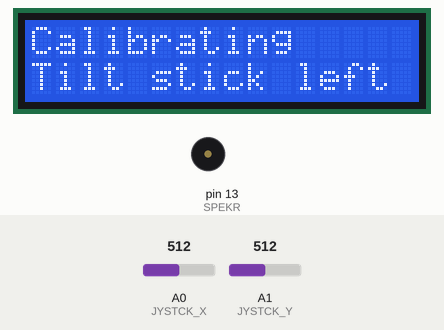
The sketch below on a simulated Arduino Uno, built with avr-gcc and run on an emulated ATmega328P. Shown: 16×2 character LCD, buzzer (waves = sounding). The inputs (shaded band) are chosen by the test bench; at power-on: A0 (JYSTCK_X) = 512, A1 (JYSTCK_Y) = 512. Random numbers use the default seed unless the sketch sets one; what the sketch prints to the serial monitor is not drawn.

Above: at 5.4 s.
5.5 s: A0 (JYSTCK_X) set to 716
At 7.3 s:
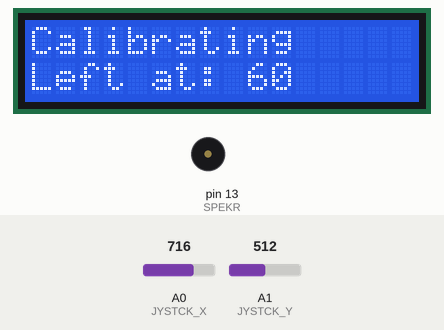
8.5 s: A0 (JYSTCK_X) set to 900
At 11.1 s:
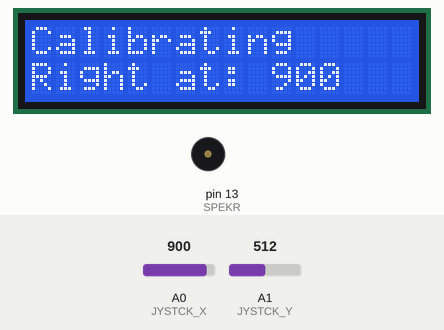
11.5 s: A1 (JYSTCK_Y) set to 716
At 14.8 s:
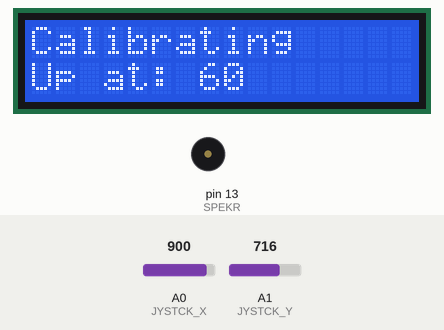
17.5 s: A1 (JYSTCK_Y) set to 900
At 24.8 s:
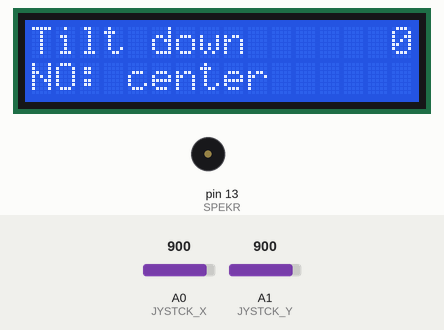
Timing chart, 0 to 26.3 s (numbered marks = the images above; inputs shaded):
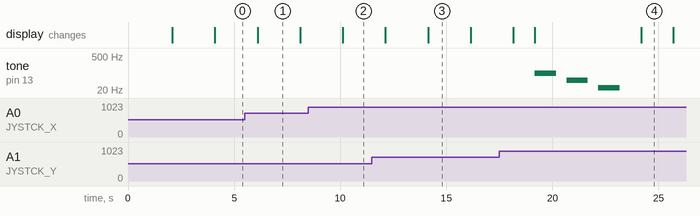

The sketch:

JoyStick_Plus_LCD.ino
```cpp
#include <LiquidCrystal.h>

#define JYSTCK_X A0
#define JYSTCK_Y A1
#define SPEKR 13

unsigned int XMin, XCenter, XMax;
unsigned int YMin, YCenter, YMax;

int score = 0, gameRound = 1;
int command; boolean wasCorrect = false;

const int CMD_NUM = 5;
String commands[CMD_NUM] = {"left", "right", "up", "down", "center"};

unsigned long commandStartTime, commandChangeInterval = 1500;
unsigned long roundStartTime, roundChangeInterval = 30000;

const unsigned int rs = 12, en = 11, d4 = 2, d5 = 3, d6 = 4, d7 = 5;
LiquidCrystal lcd(rs, en, d4, d5, d6, d7);

void setup() {
  Serial.begin(9600);
  lcd.begin(16, 2);

  pinMode(SPEKR , OUTPUT);

  calibrate();

  startRound();
}

void loop() {
  int JYSTCK_currentXVal = analogRead(JYSTCK_X);
  int JYSTCK_currentYVal = analogRead(JYSTCK_Y);

  int response; // this seems redundant
  boolean correct = false;

  if (abs(millis() - roundStartTime) >= roundChangeInterval) {
    gameRound++;
    startRound();
  }

  if ( abs(millis() - commandStartTime) >= commandChangeInterval ) {
    command = random(0, (CMD_NUM - 1) );
    wasCorrect = false;
    clearLCDRow(0, 0, 0); lcd.print("Tilt "); lcd.print(commands[command]);
    updateScoreDisplay(0, 0);
    commandStartTime = millis();
  }

  response = interpetJKSTICKInputs(JYSTCK_currentXVal, JYSTCK_currentYVal);

  if ( response == command ) {
    correct = true;
    clearLCDRow(1, 0, 1); lcd.print("OK: "); lcd.print(commands[response]);
  } else {
    clearLCDRow(1, 0, 1); lcd.print("NO: "); lcd.print(commands[response]);
  }

  if (correct == true && wasCorrect == false) {
    score++;
    updateScoreDisplay(0, 0);
    wasCorrect = true;
  }

  delay(500);
}

void startRound() {
  score = 0;
  command = random(0, (CMD_NUM - 1) );
  lcd.clear(); lcd.print("Round "); lcd.print(gameRound);
  lcd.setCursor(0, 1); lcd.print("Get ready!!");
  tone(SPEKR, 100, 1000);
  delay(1500);
  tone(SPEKR, 50, 1000);
  delay(1500);
  tone(SPEKR, 25, 1000);
  delay(2000);
  lcd.clear(); lcd.print("Tilt "); lcd.print(commands[command]); updateScoreDisplay(0, 0);
  roundStartTime = millis();
  commandStartTime = millis();
}

void updateScoreDisplay(int prevCol, int prevRow) {
  if (score < 10) {
    lcd.setCursor(15, 0); lcd.print(score);
  } else {
    lcd.setCursor(14, 0); lcd.print(score);
  }
  lcd.setCursor(prevCol, prevRow);
}

void clearLCDRow(int row, int prevCol, int prevRow) {
  lcd.setCursor(0, row); lcd.print("                ");
  lcd.setCursor(prevCol, prevRow);
}

// code works heavly under the assumption that users will not try to
// tilt to the corners
int interpetJKSTICKInputs(int input_X, int input_Y ) {
  Serial.print("\n\nX input at: "); Serial.print(input_X); Serial.print("\n");
  Serial.print("Y input at: "); Serial.print(input_Y); Serial.print("\n");

  if (abs(input_X - XCenter) > abs(input_Y - YCenter) ) {
    if (input_X <= ((XCenter - XMin) / 2)) {
      Serial.print("I think this is a "); Serial.print(commands[0]); Serial.print(" tilt\n");
      return 0;
    } else if (input_X >= (XCenter + ((XMax - XCenter) / 2))) {
      Serial.print("I think this is a "); Serial.print(commands[1]); Serial.print(" tilt\n");
      return 1;
    } else {
      Serial.print("I think this is a "); Serial.print(commands[4]); Serial.print(" tilt\n");
      return 4;
    }
  } else if (abs(input_Y - YCenter) > abs(input_X - XCenter) ) {
    if (input_Y <= ((YCenter - YMin) / 2)) {
      Serial.print("I think this is a "); Serial.print(commands[2]); Serial.print(" tilt\n");
      return 2;
    } else if (input_Y >= (YCenter + ((YMax - YCenter) / 2))) {
      Serial.print("I think this is a "); Serial.print(commands[3]); Serial.print(" tilt\n");
      return 3;
    } else {
      Serial.print("I think this is a "); Serial.print(commands[4]); Serial.print(" tilt\n");
      return 4;
    }
  } else { // this else just catchs unexpected values
    return 4;
  }
}

void calibrate() {
  unsigned int centerP_X = 0;
  unsigned int centerP_Y = 0;
  unsigned int lowerP_X = 0;
  unsigned int lowerP_Y = 0;
  unsigned long maxP_X = 0;
  unsigned long maxP_Y = 0;

  lcd.print("Calibrating");

  // center calibration
  lcd.setCursor(0, 1); lcd.print("center the stick");
  delay(2000);

  for (int i = 0; i < 100; i++) {
    centerP_X += analogRead(JYSTCK_X);
    centerP_Y += analogRead(JYSTCK_Y);
  }

  XCenter = (centerP_X / 100);
  YCenter = (centerP_Y / 100);
  clearLCDRow(1, 0, 1); lcd.print("center: "); lcd.print(XCenter); lcd.print(", "); lcd.print(YCenter);

  delay(2000);

  // left calibration
  clearLCDRow(1, 0, 1); lcd.print("Tilt stick left");
  delay(2000);

  for (int i = 0; i < 100; i++) {
    lowerP_X += analogRead(JYSTCK_X);
  }

  XMin = (lowerP_X / 100);
  clearLCDRow(1, 0, 1); lcd.print("Left at: "); lcd.print(XMin);

  delay(2000);

  // right calibration

  clearLCDRow(1, 0, 1); lcd.print("Tilt stick right");
  delay(2000);

  for (int i = 0; i < 100; i++) {
    maxP_X += analogRead(JYSTCK_X);
  }

  XMax = (maxP_X / 100);
  clearLCDRow(1, 0, 1); lcd.print("Right at: "); lcd.print(XMax);

  delay(2000);

  // up calibration
  clearLCDRow(1, 0, 1); lcd.print("Tilt stick Up");
  delay(2000);

  for (int i = 0; i < 100; i++) {
    lowerP_Y += analogRead(JYSTCK_Y);
  }

  YMin = (lowerP_Y / 100);
  clearLCDRow(1, 0, 1); lcd.print("Up at: "); lcd.print(YMin);

  delay(2000);

  // down calibration

  clearLCDRow(1, 0, 1); lcd.print("Tilt stick Down");
  delay(2000);

  for (int i = 0; i < 100; i++) {
    maxP_Y += analogRead(JYSTCK_Y);
  }

  YMax = (maxP_Y / 100);
  clearLCDRow(1, 0, 1); lcd.print("Down at: "); lcd.print(YMax);

  delay(1000);
}
```

Measured:
- by itself, tone on pin 13 (SPEKR): plays 100 Hz for 1.0 s, 50 Hz for 1.0 s, 25 Hz for 1.0 s
- what the display in image 1 shows lasts 2.0 s, from 6.1 s to 8.1 s
